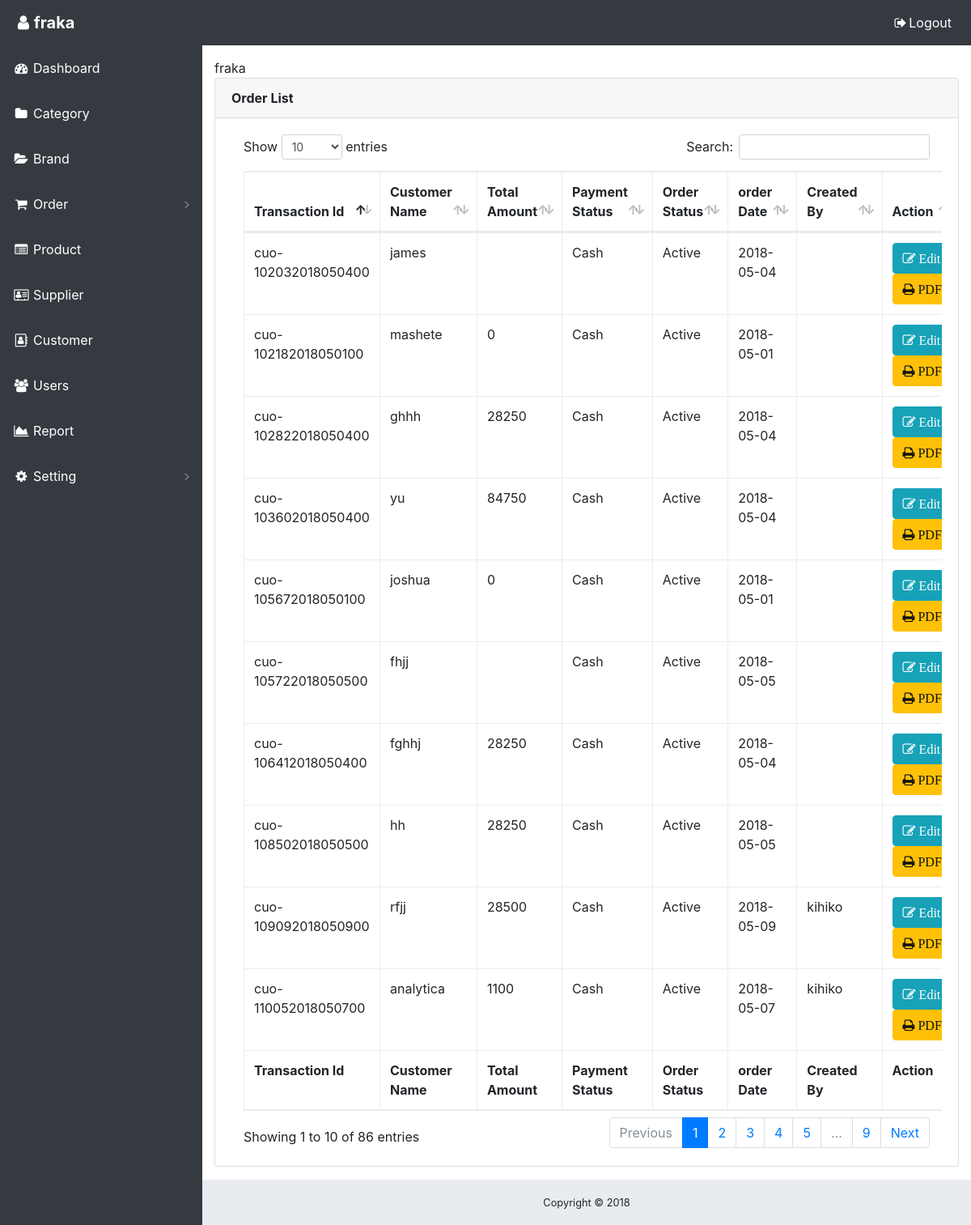
/admin/order.php (signed in), run on the app's committed database.
### tables this page shows
CREATE TABLE `user` (
  `username` varchar(100) NOT NULL,
  `email` varchar(100) NOT NULL,
  `password` varchar(100) NOT NULL,
  `status` varchar(100) NOT NULL,
  `id` int(11) NOT NULL,
  `level` varchar(100) NOT NULL
);

CREATE TABLE `order_transaction` (
  `transaction_id` varchar(100) NOT NULL,
  `customer_name` varchar(100) NOT NULL,
  `total_amount` varchar(100) NOT NULL,
  `payment_mode` varchar(100) NOT NULL,
  `order_date` date NOT NULL,
  `created_by` varchar(100) NOT NULL,
  `grand_total` varchar(100) NOT NULL,
  `discount` varchar(100) NOT NULL,
  `due_amount` varchar(100) NOT NULL,
  `balance_amount` varchar(100) NOT NULL,
  `paid_amount` varchar(100) NOT NULL,
  `vat` varchar(100) NOT NULL
);

### admin/session.php (called while the page is built, shortened)
<?php
   include('config.php');
   $user_check = $_SESSION['login_user'];
   $ses_sql = mysqli_query($conn,"select * from `user` where `email` = '".$user_check."' ");
   $row = mysqli_fetch_array($ses_sql,MYSQLI_ASSOC);
   $login_session = $row['username'];
?>

### admin/order.php (the view, shortened to what this page needs)
<?php
   include('session.php');
?>
<!DOCTYPE html>
<html lang="en">
<head>
  <link href="vendor/bootstrap/css/bootstrap.min.css" rel="stylesheet">
  <link href="vendor/font-awesome/css/font-awesome.min.css" rel="stylesheet" type="text/css">
  <link href="vendor/datatables/dataTables.bootstrap4.css" rel="stylesheet">
  <link href="css/sb-admin.css" rel="stylesheet">
</head>
<body class="fixed-nav sticky-footer bg-dark" id="page-top">
   <nav class="navbar navbar-expand-lg navbar-dark bg-dark fixed-top" id="mainNav" style="color:white">
    <a class="navbar-brand" href="dashboard.php" style="color:;font-size:20px;"><span class="glyphicon glyphicon-user"></span><i class="fa fa-fw fa-user"></i><b><?php echo $login_session;?></b></a>
    <div class="collapse navbar-collapse" id="navbarResponsive">
      <ul class="navbar-nav navbar-sidenav" id="exampleAccordion" style="color:white">
        <li class="nav-item" data-toggle="tooltip" data-placement="right" title="Dashboard">
          <a class="nav-link" href="dashboard.php" style="color:white;">
            <i class="fa fa-fw fa-dashboard"></i>
            <span class="nav-link-text">Dashboard</span>
          </a>
        </li>
        <li class="nav-item" data-toggle="tooltip" data-placement="right" title="Charts">
          <a class="nav-link" href="category.php" style="color:white;">
            <i class="fa fa-fw fa-folder"></i>
            <span class="nav-link-text">Category</span>
          </a>
        </li>
        <li class="nav-item" data-toggle="tooltip" data-placement="right" title="Tables">
          <a class="nav-link" href="brand.php" style="color:white;">
            <i class="fa fa-fw fa-folder-open"></i>
            <span class="nav-link-text">Brand</span>
          </a>
        </li>
        <li class="nav-item" data-toggle="tooltip" data-placement="right" title="order">
          <a class="nav-link nav-link-collapse collapsed" data-toggle="collapse" style="color:white;" href="#collapseOrder" data-parent="#exampleAccordion">
            <i class="fa fa-fw fa-shopping-cart"></i>
            <span class="nav-link-text">Order</span>
          </a>
        </li>
        <li class="nav-item" data-toggle="tooltip" data-placement="right" title="Link">
          <a class="nav-link" href="product.php" style="color:white;">
            <i class="fa fa-fw fa-list-alt"></i>
            <span class="nav-link-text">Product</span>
          </a>
        </li>
		<li class="nav-item" data-toggle="tooltip" data-placement="right" title="Link">
          <a class="nav-link" href="supplier.php" style="color:white;">
            <i class="fa fa-fw fa fa-vcard-o"></i>
            <span class="nav-link-text">Supplier</span>
          </a>
        </li>
		<li class="nav-item" data-toggle="tooltip" data-placement="right" title="Link">
          <a class="nav-link" href="customer.php" style="color:white;">
            <i class="fa fa-fw fa-address-book-o"></i>
            <span class="nav-link-text">Customer</span>
          </a>
        </li>
		<li class="nav-item" data-toggle="tooltip" data-placement="right" title="Link">
          <a class="nav-link" href="user.php" style="color:white;">
            <i class="fa fa-fw fa fa-users"></i>
            <span class="nav-link-text">Users</span>
          </a>
        </li>
		<li class="nav-item" data-toggle="tooltip" data-placement="right" title="Link">
          <a class="nav-link" href="reports.php" style="color:white;">
            <i class="fa fa-fw  fa-area-chart"></i>
            <span class="nav-link-text">Report</span>
          </a>
        </li>
		 <li class="nav-item" data-toggle="tooltip" data-placement="right" title="setting">
          <a class="nav-link nav-link-collapse collapsed" data-toggle="collapse" style="color:white;" href="#collapseSetting" data-parent="#exampleAccordion">
            <i class="fa fa-fw fa-cog"></i>
            <span class="nav-link-text">Setting</span>
          </a>
        </li>
      </ul>
      <ul class="navbar-nav ml-auto">
        <li class="nav-item">
          <a class="nav-link" data-toggle="modal" data-target="#exampleModal" style="color:white;">
            <i class="fa fa-fw fa-sign-out"></i>Logout</a>
        </li>
      </ul>
    </div>
  </nav>
  <div class="content-wrapper">
    <div class="container-fluid">
        <?php
	   echo $login_session;
	   ?>
            <div class="card mb-3">
        <div class="card-header bg-default" style="background-color:">
		<div class="row">
		  <div class="col-md-8"><b>Order List</b></div>
		</div>
          </div>
        <div class="card-body">
          <?php
		include('config.php');
		$result=mysqli_query($conn,"select * from `order_transaction` where `transaction_id`!=' ' ORDER BY order_date DESC ");
if ($result->num_rows > 0) {
		?>
          <div class="table-responsive">
            <table class="table table-bordered" id="dataTable" width="100%" cellspacing="0">
              <thead>
                <tr>
                  <th>Transaction Id</th>
                  <th>Customer Name</th>
                  <th>Total Amount</th>
                  <th>Payment Status</th>
                  <th>Order Status</th>
                  <th>order Date</th>
                  <th>Created By</th>
                 <th >Action</th>
                </tr>
              </thead>
              <tfoot>
                <tr>
                  <th>Transaction Id</th>
                  <th>Customer Name</th>
                  <th>Total Amount</th>
                  <th>Payment Status</th>
                  <th>Order Status</th>
                  <th>order Date</th>
                  <th>Created By</th>
                  <th >Action</th>
                </tr>
              </tfoot>
              <tbody>
			  <?php
			  while($row = $result->fetch_assoc()) {
		echo '<form method="POST" action="order.php" role="form"><tr>
		 <td>';
		  echo $id= $row["transaction_id"].
		  '</td><td>'
		  .$row["customer_name"].
		   '</td>
		   <td>'.$row["grand_total"].'</td>
		   <td>'.$row["payment_mode"].'</td>
		   <td> Active</td>
		   <td>'.$row["order_date"].'</td>
		   <td>'.$row["created_by"] ;
		 echo"</td><td >	 <button class='btn btn-info' href='' data-toggle='modal' type='submit' data-target='#pay_modal' value='' name='updateid' id='".$row["transaction_id"]."' onclick='editOrderFunc(this.id)' ><i class='fa fa-edit'> Edit</i></button><a class='btn btn-warning' href='checkout.php?transactionId=".$row["transaction_id"]."'    value='' name='updateid' id='".$row["transaction_id"]."' onclick='' ><i class='fa fa-print'> PDF </i></a>";
		 echo "</td><td><button class='btn btn-danger' href='' data-toggle='modal' type='submit' data-target='#delete_order_modal' value='' name='deleteOrderbutton' id='".$row["transaction_id"]."' onclick='deleteOrderFunc(this.id)' ><i class='fa fa-trash'></button>";
		 echo '</td>
		</tr></form>';
    }
} else {
    echo  json_encode("No Match");
}
			  ?>
              </tbody>
            </table>
          </div>
        </div>
      </div>
    <footer class="sticky-footer">
      <div class="container">
        <div class="text-center">
          <small>Copyright © 2018</small>
        </div>
      </div>
    </footer>
  </div>
</body>
</html>

### admin/css/sb-admin.css (style rules this page uses)
html { position: relative; min-height: 100%; }
body { overflow-x: hidden; }
body.sticky-footer { margin-bottom: 56px; }
body.sticky-footer .content-wrapper { min-height: calc(100vh - 56px - 56px); }
body.fixed-nav { padding-top: 56px; }
.content-wrapper { min-height: calc(100vh - 56px); padding-top: 1rem; }
#mainNav .navbar-collapse { overflow: auto; max-height: 75vh; }
#mainNav .navbar-collapse .navbar-nav .nav-item .nav-link { cursor: pointer; }
#mainNav .navbar-collapse .navbar-sidenav .nav-link-collapse:after { float: right; content: '\f107'; font-family: 'FontAwesome'; }
#mainNav .navbar-collapse .navbar-sidenav .nav-link-collapse.collapsed:after { content: '\f105'; }
@media (min-width: 992px) { #mainNav .navbar-brand { width: 250px; } }
@media (min-width: 992px) { #mainNav .navbar-collapse { overflow: visible; max-height: none; } }
@media (min-width: 992px) { #mainNav .navbar-collapse .navbar-sidenav { position: absolute; top: 0; left: 0; overflow-x: hidden; overflow-y: auto; -webkit-flex-direction: column; -ms-flex-direction: column; flex-direction: column; margin-top: 56px; } }
@media (min-width: 992px) { #mainNav .navbar-collapse .navbar-sidenav > .nav-item { width: 250px; padding: 0; } }
@media (min-width: 992px) { #mainNav .navbar-collapse .navbar-sidenav > .nav-item > .nav-link { padding: 1em; } }
@media (min-width: 992px) { #mainNav.fixed-top .navbar-sidenav { height: calc(100vh - 112px); } }
.content-wrapper { overflow-x: hidden; background: white; }
@media (min-width: 992px) { .content-wrapper { margin-left: 250px; } }
#mainNav.navbar-dark .navbar-collapse .navbar-sidenav .nav-link-collapse:after { color: #868e96; }
#mainNav.navbar-dark .navbar-collapse .navbar-sidenav > .nav-item > .nav-link { color: #868e96; }
@media (min-width: 992px) { #mainNav.navbar-dark .navbar-collapse .navbar-sidenav { background: #343a40; } }
footer.sticky-footer { position: absolute; right: 0; bottom: 0; width: 100%; height: 56px; background-color: #e9ecef; line-height: 55px; }
@media (min-width: 992px) { footer.sticky-footer { width: calc(100% - 250px); } }

### data on the page
user: username "fraka"
order_transaction: transaction_id "cuo-109092018050900", customer_name "rfjj", grand_total "28500", payment_mode "Cash", order_date "2018-05-09", created_by "kihiko"
order_transaction: transaction_id "cuo-110052018050700", customer_name "analytica", grand_total "1100", payment_mode "Cash", order_date "2018-05-07", created_by "kihiko"
order_transaction: transaction_id "cuo-105722018050500", customer_name "fhjj", payment_mode "Cash", order_date "2018-05-05"
order_transaction: transaction_id "cuo-108502018050500", customer_name "hh", grand_total "28250", payment_mode "Cash", order_date "2018-05-05"
order_transaction: transaction_id "cuo-102032018050400", customer_name "james", payment_mode "Cash", order_date "2018-05-04"
order_transaction: transaction_id "cuo-102822018050400", customer_name "ghhh", grand_total "28250", payment_mode "Cash", order_date "2018-05-04"
order_transaction: transaction_id "cuo-103602018050400", customer_name "yu", grand_total "84750", payment_mode "Cash", order_date "2018-05-04"
order_transaction: transaction_id "cuo-106412018050400", customer_name "fghhj", grand_total "28250", payment_mode "Cash", order_date "2018-05-04"
order_transaction: transaction_id "cuo-102182018050100", customer_name "mashete", grand_total "0", payment_mode "Cash", order_date "2018-05-01"
order_transaction: transaction_id "cuo-105672018050100", customer_name "joshua", grand_total "0", payment_mode "Cash", order_date "2018-05-01"
